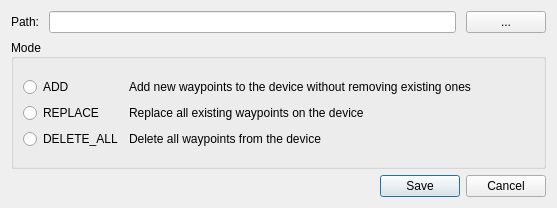
<?xml version="1.0" encoding="UTF-8"?>
<ui version="4.0">
 <class>save_fit_dialog</class>
 <widget class="QDialog" name="save_fit_dialog">
  <property name="geometry">
   <rect>
    <x>0</x>
    <y>0</y>
    <width>557</width>
    <height>208</height>
   </rect>
  </property>
  <property name="windowTitle">
   <string>Save Locations.fit</string>
  </property>
  <layout class="QVBoxLayout" name="verticalLayout_2" stretch="0,0,0">
   <property name="spacing">
    <number>-1</number>
   </property>
   <item>
    <layout class="QHBoxLayout" name="horizontalLayout">
     <property name="spacing">
      <number>10</number>
     </property>
     <item>
      <widget class="QLabel" name="label">
       <property name="text">
        <string>Path:</string>
       </property>
      </widget>
     </item>
     <item>
      <widget class="QLineEdit" name="selected_save_path_le"/>
     </item>
     <item>
      <widget class="QPushButton" name="select_save_path_btn">
       <property name="text">
        <string>...</string>
       </property>
      </widget>
     </item>
    </layout>
   </item>
   <item>
    <widget class="QGroupBox" name="mode_group_box">
     <property name="title">
      <string>Mode</string>
     </property>
     <property name="alignment">
      <set>Qt::AlignmentFlag::AlignLeading|Qt::AlignmentFlag::AlignLeft|Qt::AlignmentFlag::AlignVCenter</set>
     </property>
     <property name="checked">
      <bool>false</bool>
     </property>
     <layout class="QVBoxLayout" name="layout_2">
      <item>
       <layout class="QFormLayout" name="formLayout">
        <property name="rowWrapPolicy">
         <enum>QFormLayout::RowWrapPolicy::DontWrapRows</enum>
        </property>
        <property name="labelAlignment">
         <set>Qt::AlignmentFlag::AlignJustify|Qt::AlignmentFlag::AlignVCenter</set>
        </property>
        <property name="formAlignment">
         <set>Qt::AlignmentFlag::AlignLeading|Qt::AlignmentFlag::AlignLeft|Qt::AlignmentFlag::AlignVCenter</set>
        </property>
        <item row="0" column="0">
         <widget class="QRadioButton" name="mode_add_rb">
          <property name="text">
           <string>ADD</string>
          </property>
         </widget>
        </item>
        <item row="0" column="1">
         <widget class="QLabel" name="mode_add_lbl">
          <property name="text">
           <string>Add new waypoints to the device without removing existing ones</string>
          </property>
         </widget>
        </item>
        <item row="1" column="0">
         <widget class="QRadioButton" name="mode_replace_rb">
          <property name="text">
           <string>REPLACE</string>
          </property>
         </widget>
        </item>
        <item row="1" column="1">
         <widget class="QLabel" name="mode_replace_lbl">
          <property name="text">
           <string>Replace all existing waypoints on the device</string>
          </property>
         </widget>
        </item>
        <item row="2" column="0">
         <widget class="QRadioButton" name="mode_delete_all_rb">
          <property name="text">
           <string>DELETE_ALL</string>
          </property>
         </widget>
        </item>
        <item row="2" column="1">
         <widget class="QLabel" name="mode_delete_all_lbl">
          <property name="text">
           <string>Delete all waypoints from the device</string>
          </property>
         </widget>
        </item>
       </layout>
      </item>
     </layout>
    </widget>
   </item>
   <item>
    <widget class="QDialogButtonBox" name="buttonBox">
     <property name="sizePolicy">
      <sizepolicy hsizetype="Expanding" vsizetype="Fixed">
       <horstretch>0</horstretch>
       <verstretch>0</verstretch>
      </sizepolicy>
     </property>
     <property name="standardButtons">
      <set>QDialogButtonBox::StandardButton::Cancel|QDialogButtonBox::StandardButton::Save</set>
     </property>
    </widget>
   </item>
  </layout>
 </widget>
 <resources/>
 <connections>
  <connection>
   <sender>buttonBox</sender>
   <signal>accepted()</signal>
   <receiver>save_fit_dialog</receiver>
   <slot>accept()</slot>
   <hints>
    <hint type="sourcelabel">
     <x>248</x>
     <y>254</y>
    </hint>
    <hint type="destinationlabel">
     <x>157</x>
     <y>274</y>
    </hint>
   </hints>
  </connection>
  <connection>
   <sender>buttonBox</sender>
   <signal>rejected()</signal>
   <receiver>save_fit_dialog</receiver>
   <slot>reject()</slot>
   <hints>
    <hint type="sourcelabel">
     <x>316</x>
     <y>260</y>
    </hint>
    <hint type="destinationlabel">
     <x>286</x>
     <y>274</y>
    </hint>
   </hints>
  </connection>
 </connections>
</ui>
